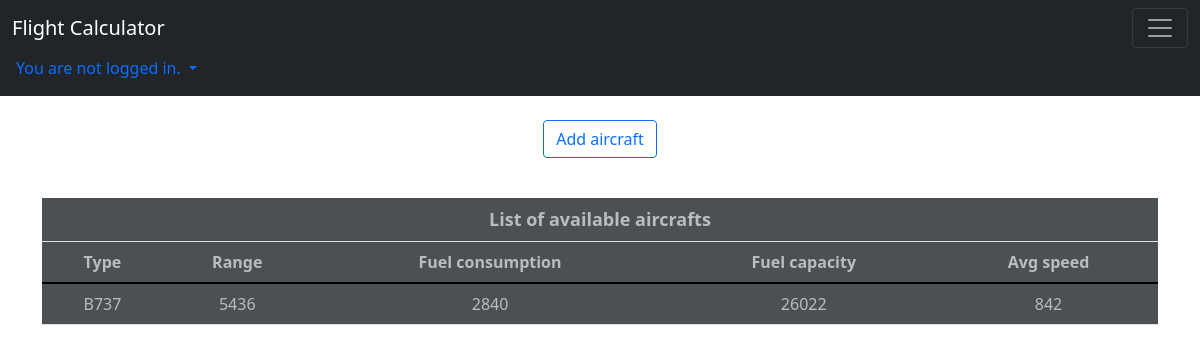
Page /viewer/aircrafts on the committed database.
### viewer/models.py (models this page shows, shortened)
class Aircraft(models.Model):
    type = models.CharField(max_length=30)
    acft_range = models.IntegerField()
    fuel_consumption = models.IntegerField()
    fuel_capacity = models.IntegerField()
    avg_speed = models.IntegerField()

### viewer/views.py (the view)
# urls.py: path('aircrafts', AircraftsView.as_view(), name="aircrafts"),
class AircraftsView(ListView):
    template_name = "aircrafts.html"
    model = Aircraft
    paginate_by = 50

### viewer/templates/aircrafts.html (shortened to what this page needs)
{% extends "base.html" %}
{% block content %}
<a href="{% url 'viewer:aircraft_add' %}" class="btn btn-outline-primary mt-4">Add aircraft</a>
<table class="table table-light table-hover"  style="margin-top: 40px;">
  <thead class="thead-light">
  <tr>
    <th colspan="9" style="font-size: large;">List of available aircrafts</th>
  </tr>
    <tr>
      <th scope="col">Type</th>
        <th scope="col">Range</th>
      <th scope="col">Fuel consumption</th>
      <th scope="col">Fuel capacity</th>
      <th scope="col">Avg speed</th>
    </tr>
  </thead>
  <tbody>
  {% for aircraft in object_list %}
    <tr>
      <td>{{ aircraft.type}}</td>
      <td>{{ aircraft.acft_range }}</td>
      <td>{{ aircraft.fuel_consumption }}</td>
      <td>{{ aircraft.fuel_capacity }}</td>
      <td>{{ aircraft.avg_speed }} {%if user.is_superuser%}<a class="btn btn-danger btn-sm float-end" href="{% url "viewer:delete_aircraft" aircraft.id %}">Delete</a> {%endif%}</td>
    </tr>
  {% endfor %}
  </tbody>
</table>
{% endblock %}

### rows in the picture
Aircraft: type "B737", acft_range "5436", fuel_consumption "2840", fuel_capacity "26022", avg_speed "842"
